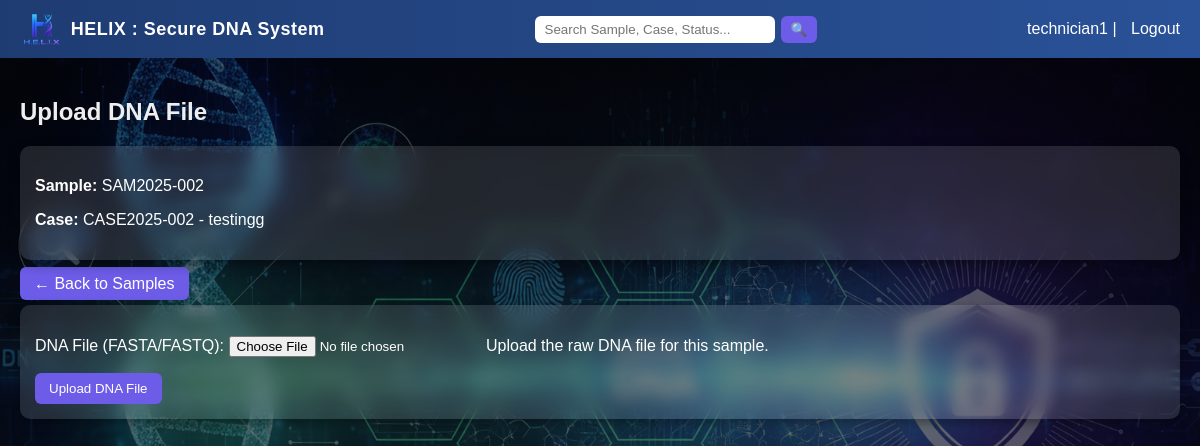
The page /samples/2/upload/ (signed in) on the database its author committed.
### cases/models.py (models this page shows, shortened)
class Sample(models.Model):
    SAMPLE_STATUS_CHOICES = [
        ('UPLOADED', 'Uploaded'),
        ('STR_PENDING', 'STR Pending'),
        ('STR_GENERATED', 'STR Generated'),
        ('MATCHED', 'Matched'),
    ]
    sample_id = models.CharField(max_length=50, unique=True)
    case = models.ForeignKey(Case, on_delete=models.CASCADE, related_name='samples')
    fingerprint_id = models.CharField(max_length=100, blank=True, null=True)
    raw_storage_key = models.CharField(max_length=255, blank=True, null=True)
    checksum = models.CharField(max_length=128, blank=True, null=True)
    status = models.CharField(
        max_length=20,
        choices=SAMPLE_STATUS_CHOICES,
        default='UPLOADED',
    )
    collected_at = models.DateTimeField(blank=True, null=True)
    uploaded_at = models.DateTimeField(auto_now_add=True)
    notes = models.TextField(blank=True)

class Case(models.Model):
    case_id = models.CharField(max_length=50, unique=True)
    title = models.CharField(max_length=200)
    description = models.TextField(blank=True)
    created_at = models.DateTimeField(auto_now_add=True)
    status = models.CharField(
        max_length=20,
        choices=[
            ('OPEN', 'Open'),
            ('IN_PROGRESS', 'In Progress'),
            ('CLOSED', 'Closed'),
        ],
        default='OPEN',
    )

### cases/views.py (the view)
# urls.py: path("samples/<int:sample_id>/upload/", views.upload_sample_file, name="upload_sample_file"),
@login_required
@user_passes_test(is_technician)
def upload_sample_file(request, sample_id):
    sample = get_object_or_404(Sample, id=sample_id)
    if request.method == "POST":
        form = SampleFileUploadForm(request.POST, request.FILES)
        if form.is_valid():
            upload_file = form.cleaned_data['file']
            try:
                object_name, checksum = upload_raw_dna_file(sample, upload_file)
            except Exception as e:
                messages.error(request, f"Error uploading file to MinIO: {e}")
                return render(request, "cases/upload_sample_file.html", {
                    "sample": sample,
                    "form": form,
                })
            sample.raw_storage_key = object_name
            sample.checksum = checksum
            sample.status = "UPLOADED"  # ensure correct status
            sample.save()
            log_action(
                request,
                action="UPLOAD_SAMPLE_FILE",
                resource_type="Sample",
                resource_id=sample.sample_id,
                description=f"Uploaded DNA file '{upload_file.name}' stored at '{sample.raw_storage_key}'"
            )
            messages.success(request, "File uploaded successfully and stored securely.")
            return redirect("sample_list")
    else:
        form = SampleFileUploadForm()
    return render(request, "cases/upload_sample_file.html", {
        "sample": sample,
        "form": form,
    })

### cases/forms.py
class SampleFileUploadForm(forms.Form):
    file = forms.FileField(
        label="DNA File (FASTA/FASTQ)",
        help_text="Upload the raw DNA file for this sample."
    )

### cases/views.py (called while the page is built)
def is_technician(user):
    return (
        user.is_superuser
        or user.is_staff
        or user.groups.filter(name="Technician").exists()
    )

### templates/cases/upload_sample_file.html (shortened to what this page needs)
{% extends "base.html" %}
{% block content %}
<h2>Upload DNA File</h2>
<div class="card">
    <p><b>Sample:</b> {{ sample.sample_id }}</p>
    <p><b>Case:</b> {{ sample.case.case_id }} - {{ sample.case.title }}</p>
</div>
<div style="margin-bottom:12px;">
    <a class="btn" href="{% url 'sample_list' %}">← Back to Samples</a>
</div>
<div class="card">
    <form method="post" enctype="multipart/form-data">
        {{ form.as_p }}
        <button type="submit" class="btn">Upload DNA File</button>
    </form>
</div>
{% endblock %}

### templates/base.html (shortened to what this page needs)
<!DOCTYPE html>
<html>
<head>
    {% load static %}
    <link rel="stylesheet" href="{% static 'css/style.css' %}">
</head>
<body>
    <div class="navbar">
        <div class="nav-left">
            <img src="{% static 'images/Helix_logo_re.png' %}" class="nav-logo" alt="HELIX Logo">
            <span class="brand-text">HELIX : Secure DNA System</span>
        </div>
        {% if user.is_authenticated %}
        <form method="get" action="{% url 'global_search' %}" class="nav-search">
            <input type="text" name="q" placeholder="Search Sample, Case, Status..." required>
            <button type="submit">🔍</button>
        </form>
        {% endif %}
        <div class="nav-right">
            {% if user.is_authenticated %}
                {{ user.username }} |
                <a href="{% url 'logout' %}">Logout</a>
            {% else %}
                <a href="{% url 'login' %}">Login</a>
            {% endif %}
        </div>
    </div>
    {% block full_content %}
    <div class="container">
        {% block content %}{% endblock %}
    </div>
    {% endblock %}
</body>
</html>

### static/css/style.css (style rules this page uses)
html, body { height: 100%; margin: 0; font-family: Arial, sans-serif; background: linear-gradient(rgba(0,0,0,0.55), rgba(0,0,0,0.55)), url("/static/images/site_bg.png") no-repeat center center fixed; background-size: cover; color: #eee; }
.card { animation: slideUp 0.7s ease forwards; }
.navbar { background: linear-gradient(90deg, #2b5876, #4e4376); color: white; padding: 12px 20px; display: flex; justify-content: space-between; align-items: center; }
.navbar a { color: #ffd; text-decoration: none; margin-left: 10px; }
.container { padding: 20px; }
.card { background: rgba(255,255,255,0.12); backdrop-filter: blur(8px); border-radius: 10px; padding: 15px; margin-bottom: 15px; box-shadow: 0 4px 12px rgba(0,0,0,0.4); color: #fff; }
.card { margin-top: 10px; }
button, .btn { background: #6c5ce7; color: white; border: none; padding: 8px 14px; border-radius: 6px; cursor: pointer; text-decoration: none; transition: 0.3s ease; }
.navbar { display: flex; justify-content: space-between; align-items: center; padding: 12px 20px; background: linear-gradient(90deg, #1e3c72, #2a5298); color: white; }
.nav-left { display: flex; align-items: center; gap: 10px; }
.nav-logo { height: 34px; width: auto; }
.brand-text { font-size: 18px; font-weight: 600; letter-spacing: 0.5px; }
.nav-right a { color: white; text-decoration: none; margin-left: 10px; }
.nav-search { display: flex; align-items: center; gap: 6px; }
.nav-search input { padding: 6px 10px; border-radius: 6px; border: none; outline: none; width: 220px; }
.nav-search button { padding: 6px 10px; border-radius: 6px; border: none; cursor: pointer; background: #6c5ce7; color: white; }

### rows shown on the page
Sample: sample_id "SAM2025-002", case.case_id "CASE2025-002", case "testingg"

### other values the page prints
{{ user.username }} "technician1"
